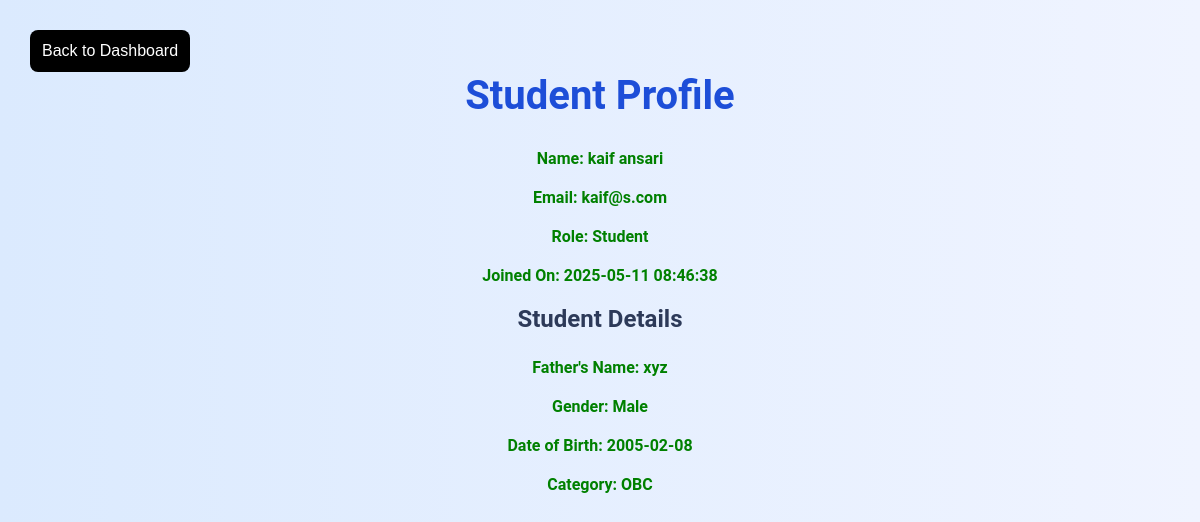
Screenshot of /ies_final/profile.php (signed in) with the database file from the repository.
### tables this page shows
CREATE TABLE `users` (
  `id` int(11) NOT NULL,
  `name` varchar(100) NOT NULL,
  `last_name` varchar(100) DEFAULT NULL,
  `email` varchar(150) NOT NULL,
  `password` varchar(255) NOT NULL,
  `role` enum('student','teacher','admin') DEFAULT 'student',
  `created_at` timestamp NOT NULL DEFAULT current_timestamp()
);

CREATE TABLE `student_profiles` (
  `id` int(11) NOT NULL,
  `user_id` int(11) NOT NULL,
  `father_name` varchar(100) DEFAULT NULL,
  `gender` enum('Male','Female','Other') DEFAULT NULL,
  `category` enum('General','OBC','SC','ST','EWS','pwd','Child of Martyers','Child of Employee','Child of Alumni') NOT NULL DEFAULT 'General',
  `dob` date DEFAULT NULL
);

### ies_final/profile.php (the view, shortened to what this page needs)
<?php
require './includes/db.php';
$user_id = $_SESSION['user_id'];
$role = $_SESSION['role'];
$dashboard_path = "./$role/dashboard.php";
$stmt = $conn->prepare("SELECT name, last_name, email, role, created_at FROM users WHERE id = ?");
$stmt->bind_param("i", $user_id);
$stmt->execute();
$user = $stmt->get_result()->fetch_assoc();
$student_profile = null;
if ($role === 'student') {
    $stmt2 = $conn->prepare("SELECT father_name, dob, gender, category FROM student_profiles WHERE user_id = ?");
    $stmt2->bind_param("i", $user_id);
    $stmt2->execute();
    $student_profile = $stmt2->get_result()->fetch_assoc();
}
?>
<!DOCTYPE html>
<html>
<head>
    <link rel="stylesheet" href="./css/style.css">
</head>
<body>
<a href="<?= $dashboard_path ?>"><button style="color: white; background-color: black;"> Back to Dashboard</button></a>
    <h2><?= ucfirst($role) ?> Profile</h2>
    <p><strong>Name:</strong> <?= $user['name'] . ' ' . $user['last_name'] ?></p>
    <p><strong>Email:</strong> <?= $user['email'] ?></p>
    <p><strong>Role:</strong> <?= ucfirst($user['role']) ?></p>
    <p><strong>Joined On:</strong> <?= $user['created_at'] ?></p>
    <?php if ($role === 'student' && $student_profile): ?>
        <h3>Student Details</h3>
        <p><strong>Father's Name:</strong> <?= $student_profile['father_name'] ?></p>
        <p><strong>Gender:</strong> <?= $student_profile['gender'] ?></p>
        <p><strong>Date of Birth:</strong> <?= $student_profile['dob'] ?></p>
        <p><strong>Category:</strong> <?= $student_profile['category'] ?></p>
    <?php endif; ?>
    <br>
</body>
</html>

### ies_final/css/style.css (style rules this page uses)
* { margin: 0; padding: 0; box-sizing: border-box; }
body { font-family: 'Segoe UI', Tahoma, Geneva, Verdana, sans-serif; background: linear-gradient(to right, #dbeafe, #f0f4ff); padding: 40px; color: #333; }
h2 { text-align: center; margin-bottom: 30px; color: #1d4ed8; font-size: 2.5rem; }
body { font-family: 'Roboto', sans-serif; background-color: #eef2f7; padding: 30px; color: #333; }
h3 { text-align: center; margin-bottom: 25px; color: #2d3a59; font-size: 24px; }
p { text-align: center; margin-bottom: 20px; color: green; font-weight: bold; }
button { grid-column: 1 / 3; padding: 12px; background-color: #1a73e8; color: #fff; border: none; font-size: 16px; border-radius: 8px; cursor: pointer; transition: background-color 0.3s; }

### rows the page displays
users: name "kaif", last_name "ansari", email "kaif@s.com", role "Student", created_at "2025-05-11 08:46:38"
student_profiles: father_name "xyz", gender "Male", dob "2005-02-08", category "OBC"

### other values shown
$role "Student"
